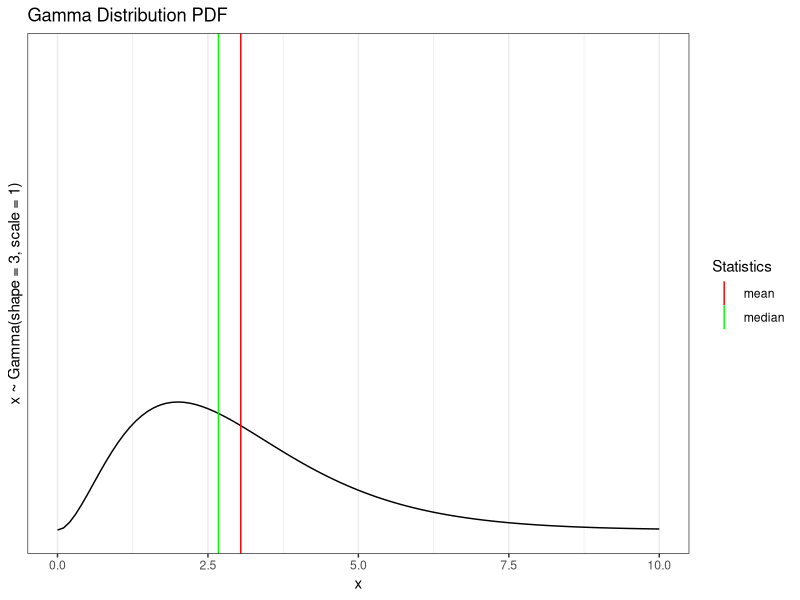
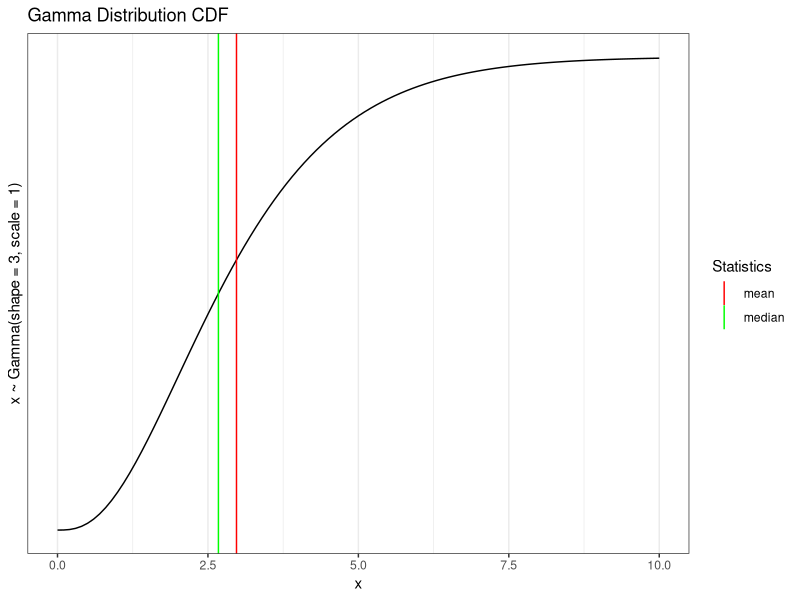
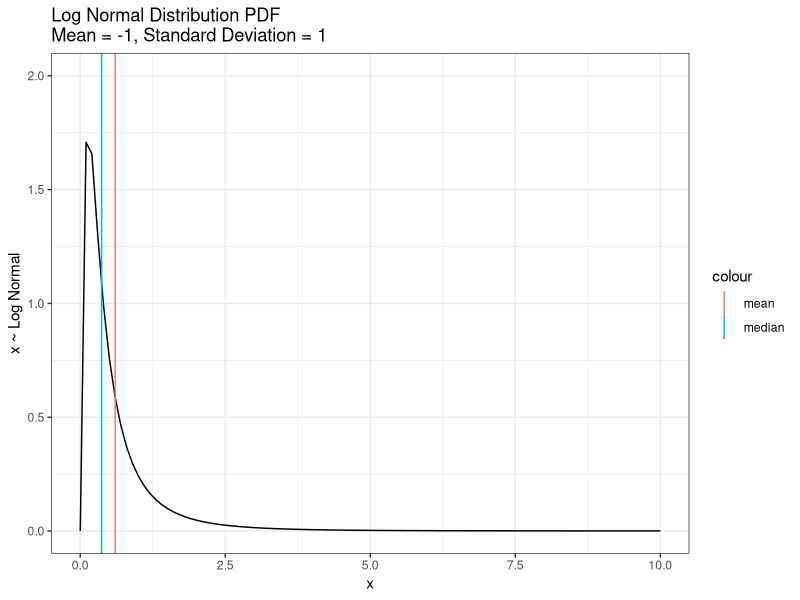
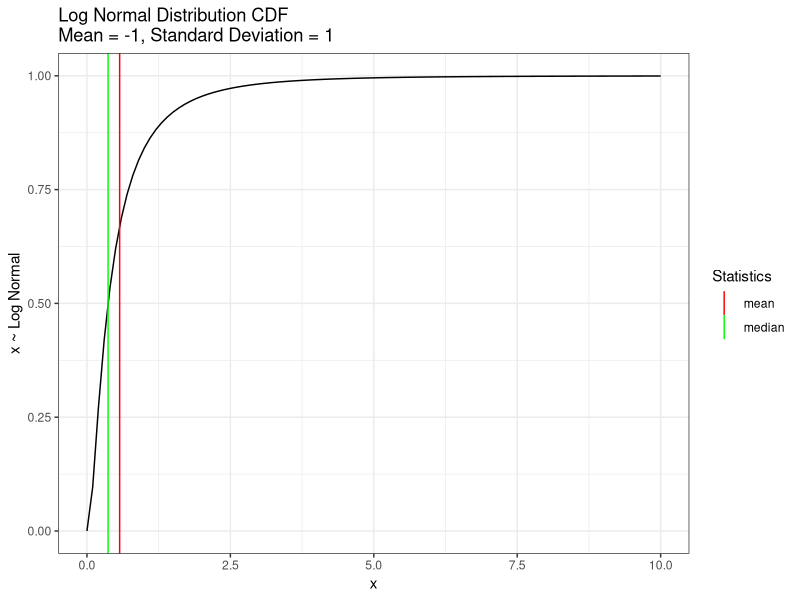
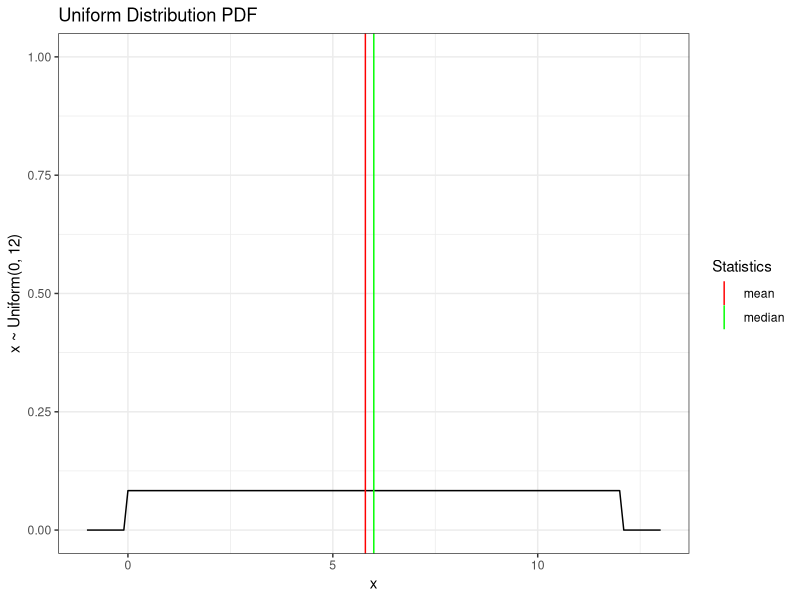
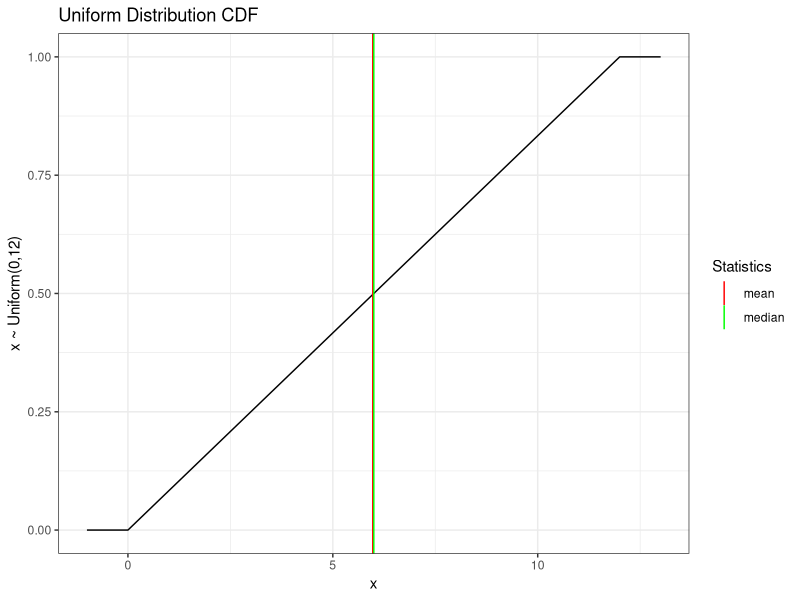

Write R code to recreate these figures, in order.
## ---- chunk 1
library(ggplot2)
library(dplyr)
## ---- chunk 2
x <- seq(0,10, by = 0.1)
g_PDF <- dgamma(x, shape = 3, scale = 1)
g_CDF <- pgamma(x, shape = 3, scale = 1)
g_log_PDF <- log(dgamma(x, shape = 3, scale = 1))
g_log_CDF <- log(pgamma(x, shape = 3, scale = 1))

df <- data.frame(x, g_PDF, g_CDF, g_log_PDF, g_log_CDF)

ggplot(df, aes(x = x)) +
        geom_line(y = g_PDF) +
        geom_vline(aes(xintercept = mean(rgamma(1000, shape = 3, 
                                                scale = 1)),
                   color = "mean")) +
        geom_vline(aes(xintercept = qgamma(0.5, shape = 3, scale = 1),
                   color = "median")) +
        theme_bw() +
        labs(
                title = "Gamma Distribution PDF",
                x = "x",
                y = "x ~ Gamma(shape = 3, scale = 1)"
        ) +
        scale_color_manual(name = "Statistics", 
                           values = c(median = "green", mean = "red"))

ggplot(df, aes(x = x)) +
        geom_line(y = g_CDF) +
        geom_vline(aes(xintercept = mean(rgamma(1000, shape = 3, 
                                                scale = 1)),
                   color = "mean")) +
        geom_vline(aes(xintercept = qgamma(0.5, shape = 3, scale = 1),
                   color = "median")) +
        theme_bw() +
        labs(
                title = "Gamma Distribution CDF",
                x = "x",
                y = "x ~ Gamma(shape = 3, scale = 1)"
        ) +
        scale_color_manual(name = "Statistics", 
                           values = c(median = "green", mean = "red"))

#plot(x, g_log_PDF, type = "l", abline())
## ---- chunk 3
x1 <- seq(0,10, by = 0.1)
ln_PDF <- dlnorm(x1, meanlog = -1, sdlog = 1)
ln_CDF <- plnorm(x1, meanlog = -1, sdlog = 1)

df1 <- data.frame(x1, ln_PDF, ln_CDF)

ggplot(df1, aes(x = x1)) +
        geom_line(y = ln_PDF) +
        geom_vline(aes(xintercept = mean(rlnorm(1000, 
                                                meanlog = -1, sdlog = 1)),
                   color = "mean")) +
        geom_vline(aes(xintercept = qlnorm(0.5, meanlog = -1, sdlog = 1),
                   color = "median")) +
        theme_bw() +
        labs(
                title = "Log Normal Distribution PDF \nMean = -1, Standard Deviation = 1",
                x = "x",
                y = "x ~ Log Normal"
        ) +
        ylim(0,2)
        scale_color_manual(name = "Statistics", 
                           values = c(median = "green", mean = "red"))

ggplot(df1, aes(x = x1)) +
        geom_line(y = ln_CDF) +
        geom_vline(aes(xintercept = mean(rlnorm(1000, 
                                                meanlog = -1, sdlog = 1)),
                   color = "mean")) +
        geom_vline(aes(xintercept = qlnorm(0.5, meanlog = -1, sdlog = 1),
                   color = "median")) +
        theme_bw() +
        labs(
                title = "Log Normal Distribution CDF \nMean = -1, Standard Deviation = 1",
                x = "x",
                y = "x ~ Log Normal"
        ) +
        ylim(0,1) +
        scale_color_manual(name = "Statistics", 
                           values = c(median = "green", mean = "red"))
## ---- chunk 4
x2 <- seq(-1,13, by = 0.1)
u_PDF <- dunif(x2, min = 0, max = 12)
u_CDF <- punif(x2, min = 0, max = 12)
u_log_PDF <- log(dunif(x2, min = 0, max = 12))
u_log_CDF <- log(punif(x2, min = 0, max = 12))

df2 <- data.frame(x2, u_PDF, u_CDF, u_log_PDF, u_log_CDF)

ggplot(df2, aes(x = x2)) +
        geom_line(y = u_PDF) +
        geom_vline(aes(xintercept = mean(runif(1000, 0, 12)),
                   color = "mean")) +
        geom_vline(aes(xintercept = qunif(0.5, 0, 12),
                   color = "median")) +
        theme_bw() +
        labs(
                title = "Uniform Distribution PDF",
                x = "x",
                y = "x ~ Uniform(0, 12)"
        ) +
        ylim(0,1) +
        scale_color_manual(name = "Statistics", 
                           values = c(median = "green", mean = "red"))

ggplot(df2, aes(x = x2)) +
        geom_line(y = u_CDF) +
        geom_vline(aes(xintercept = mean(runif(1000, 0, 12)),
                   color = "mean")) +
        geom_vline(aes(xintercept = qunif(0.5, 0, 12),
                   color = "median")) +
        theme_bw() +
        labs(
                title = "Uniform Distribution CDF",
                x = "x",
                y = "x ~ Uniform(0,12)"
        ) +
        ylim(0,1) +
        scale_color_manual(name = "Statistics", 
                           values = c(median = "green", mean = "red"))

